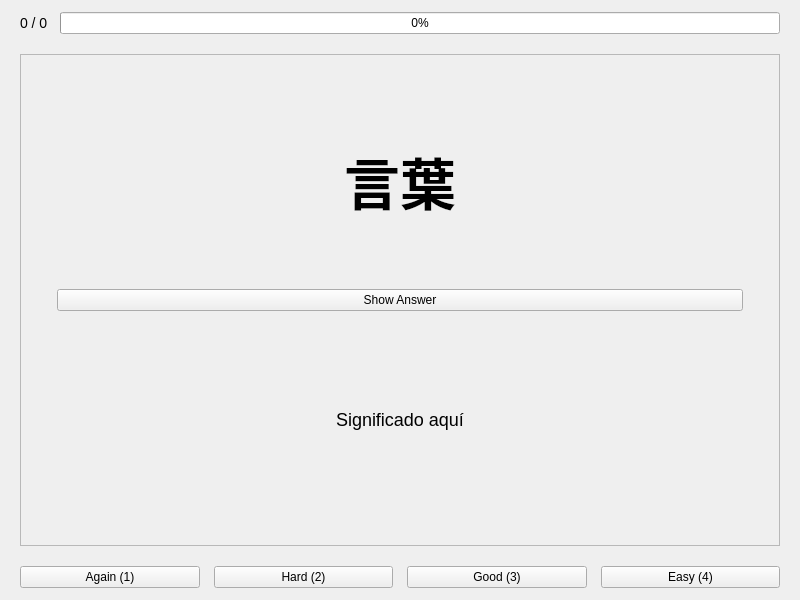
<?xml version="1.0" encoding="UTF-8"?>
<ui version="4.0">
 <class>SrsPage</class>
 <widget class="QWidget" name="SrsPage">
  <property name="minimumSize">
   <size>
    <width>800</width>
    <height>600</height>
   </size>
  </property>

  <layout class="QVBoxLayout" name="mainLayout">
   <property name="spacing">
    <number>20</number>
   </property>
   <property name="leftMargin">
    <number>20</number>
   </property>
   <property name="rightMargin">
    <number>20</number>
   </property>
   <property name="topMargin">
    <number>12</number>
   </property>
   <property name="bottomMargin">
    <number>12</number>
   </property>

   <!-- Top info: progreso -->
   <item>
    <layout class="QHBoxLayout" name="topInfoLayout">
     <property name="spacing">
      <number>12</number>
     </property>
     <item>
      <widget class="QLabel" name="labelProgress">
       <property name="text">
        <string>0 / 0</string>
       </property>
       <property name="styleSheet">
        <string>font-size: 14px;</string>
       </property>
      </widget>
     </item>
     <item>
      <widget class="QProgressBar" name="progressBar">
       <property name="value">
        <number>0</number>
       </property>
       <property name="minimumHeight">
        <number>14</number>
       </property>
      </widget>
     </item>
    </layout>
   </item>

   <!-- Card Frame -->
   <item>
    <widget class="QFrame" name="cardFrame">
     <property name="frameShape">
      <enum>QFrame::StyledPanel</enum>
     </property>
     <property name="frameShadow">
      <enum>QFrame::Raised</enum>
     </property>
     <layout class="QVBoxLayout" name="cardLayout">
      <property name="spacing">
       <number>18</number>
      </property>
      <property name="leftMargin">
       <number>36</number>
      </property>
      <property name="rightMargin">
       <number>36</number>
      </property>
      <property name="topMargin">
       <number>36</number>
      </property>
      <property name="bottomMargin">
       <number>36</number>
      </property>

      <item>
       <widget class="QLabel" name="labelWord">
        <property name="styleSheet">
         <string>font-size: 56px; font-weight: bold;</string>
        </property>
        <property name="text">
         <string>言葉</string>
        </property>
        <property name="alignment">
         <set>Qt::AlignCenter</set>
        </property>
       </widget>
      </item>

      <item>
       <widget class="QPushButton" name="btnShowAnswer">
        <property name="minimumHeight">
         <number>42</number>
        </property>
        <property name="text">
         <string>Show Answer</string>
        </property>
       </widget>
      </item>

      <item>
       <widget class="QLabel" name="labelAnswer">
        <property name="visible">
         <bool>false</bool>
        </property>
        <property name="styleSheet">
         <string>font-size: 18px;</string>
        </property>
        <property name="text">
         <string>Significado aquí</string>
        </property>
        <property name="alignment">
         <set>Qt::AlignCenter</set>
        </property>
        <property name="wordWrap">
         <bool>true</bool>
        </property>
       </widget>
      </item>

     </layout>
    </widget>
   </item>

   <!-- Buttons -->
   <item>
    <layout class="QHBoxLayout" name="buttonsLayout">
     <property name="spacing">
      <number>14</number>
     </property>
     <item>
      <widget class="QPushButton" name="btnAgain">
       <property name="minimumHeight">
        <number>48</number>
       </property>
       <property name="text">
        <string>Again (1)</string>
       </property>
      </widget>
     </item>
     <item>
      <widget class="QPushButton" name="btnHard">
       <property name="minimumHeight">
        <number>48</number>
       </property>
       <property name="text">
        <string>Hard (2)</string>
       </property>
      </widget>
     </item>
     <item>
      <widget class="QPushButton" name="btnGood">
       <property name="minimumHeight">
        <number>48</number>
       </property>
       <property name="text">
        <string>Good (3)</string>
       </property>
      </widget>
     </item>
     <item>
      <widget class="QPushButton" name="btnEasy">
       <property name="minimumHeight">
        <number>48</number>
       </property>
       <property name="text">
        <string>Easy (4)</string>
       </property>
      </widget>
     </item>
    </layout>
   </item>
  </layout>
 </widget>
 <resources/>
 <connections/>
</ui>
